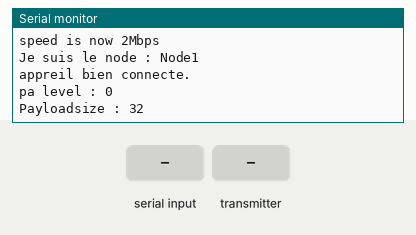
A sketch run on a simulated Arduino Mega 2560, built with avr-gcc and run on an emulated ATmega2560. Parts: the last lines printed to the serial monitor. The test bench sets the inputs (shaded band). No radio packets arrive unless stated.

Above: at 1.2 s.
1.3 s: "T" received over Serial
At 2.3 s:
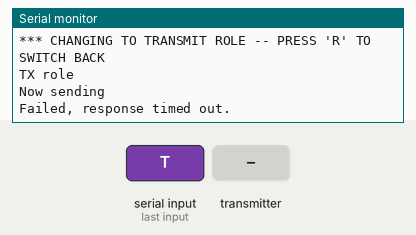
2.8 s: the transmitter starts sending got_time.0 = 0
At 4.5 s:
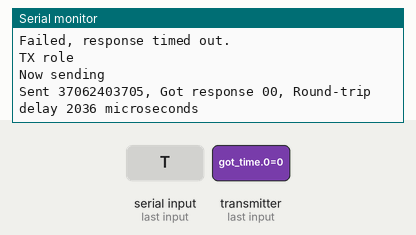
5.8 s: "R" received over Serial
At 7.3 s:
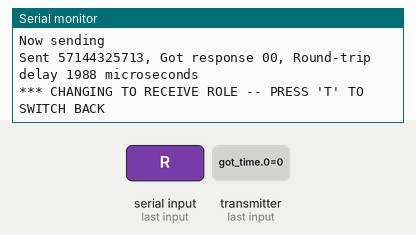

The sketch:

GettingStarted.ino
```cpp
/*
* Getting Started example sketch for nRF24L01+ radios
* This is a very basic example of how to send data from one node to another
* Updated: Dec 2014 by TMRh20
*/

#include <SPI.h>
#include "RF24.h"

/****************** User Config ***************************/
/***      Set this radio as radio number 0 or 1         ***/
bool radioNumber = 0;

/* Hardware configuration: Set up nRF24L01 radio on SPI bus plus pins 7 & 8 */
// RF24 radio(7,8);
RF24 radio(48,49); // verion robot maquette
/**********************************************************/

byte addresses[][6] = {"Node1","Node2"};

// Used to control whether this node is sending or receiving
bool role = 0;
unsigned long cpt = 0;
void setup() {
  Serial.begin(500000);
  Serial.println(F("RF24/examples/GettingStarted"));
  Serial.println(F("*** PRESS 'T' to begin transmitting to the other node"));

  radio.begin();

  // Set the PA Level low to prevent power supply related issues since this is a
 // getting_started sketch, and the likelihood of close proximity of the devices. RF24_PA_MAX is default.
  radio.setPALevel(RF24_PA_MAX);
  if( radio.setDataRate( RF24_2MBPS ) ) Serial.println("speed is now 2Mbps");


  // Open a writing and reading pipe on each radio, with opposite addresses
  if(radioNumber){
    radio.openWritingPipe(addresses[1]);
    radio.openReadingPipe(1,addresses[0]);
    Serial.print("Je suis le node : ");Serial.println( (char *)addresses[1] );
  }else{
    radio.openWritingPipe(addresses[0]);
    radio.openReadingPipe(1,addresses[1]);
    Serial.print("Je suis le node : ");Serial.println( (char *)addresses[0] );
  }
  if ( !radio.isChipConnected() ){
      Serial.println(" Pb connection ! Aborted.");
      for(;;);
  } else {
      Serial.println( "appreil bien connecte.");
      // for(;;);
  }
  Serial.print("pa level : "); Serial.println( radio.getPALevel() );
  Serial.print("Payloadsize : ");Serial.println( radio.getPayloadSize() );

  // Start the radio listening for data
  radio.startListening();
}

void loop() {


/****************** Ping Out Role ***************************/
if (role == 1)  {
    Serial.println("TX role");
    radio.stopListening();                                    // First, stop listening so we can talk.


    Serial.println(F("Now sending"));

    // unsigned long start_time = micros();                             // Take the time, and send it.  This will block until complete
    unsigned long start_time[2];
    start_time[0]= micros();                             // Take the time, and send it.  This will block until complete
    start_time[1]= millis();
    unsigned long tx_time = micros();
     if (!radio.write( start_time, 2*sizeof(unsigned long) )){
       Serial.println(F("failed"));
     }
    // Serial.print("TX time = ");Serial.println( micros() - tx_time );
    radio.startListening();                                    // Now, continue listening

    unsigned long started_waiting_at = micros();               // Set up a timeout period, get the current microseconds
    boolean timeout = false;                                   // Set up a variable to indicate if a response was received or not

    while ( ! radio.available() ){                             // While nothing is received
      if (micros() - started_waiting_at > 200000 ){            // If waited longer than 200ms, indicate timeout and exit while loop
          timeout = true;
          break;
      }
    }

    if ( timeout ){                                             // Describe the results
        Serial.println(F("Failed, response timed out."));
    }else{
        unsigned long got_time[2];                                 // Grab the response, compare, and send to debugging spew
        radio.read( got_time, 2*sizeof(unsigned long) );
        unsigned long end_time = micros();

        // Spew it
        Serial.print(F("Sent "));
        Serial.print(start_time[0]);
        Serial.print(start_time[1]);
        Serial.print(F(", Got response "));
        Serial.print(got_time[0]);
        Serial.print(got_time[1]);
        Serial.print(F(", Round-trip delay "));
        Serial.print(end_time-start_time[0]);
        Serial.println(F(" microseconds"));
    }

    // Try again 1s later
    delay(1000);
  }


/****************** Pong Back Role ***************************/

if ( role == 0 ){
    // unsigned long got_time;
    unsigned long got_time[2];
    // Serial.print("Role peroquet.");
    // Serial.println( cpt++);
    if( radio.available()){
        // Variable for the received timestamp
        while (radio.available()) {                                   // While there is data ready
            radio.read( got_time, 2*sizeof(unsigned long) );             // Get the payload
        }

        radio.stopListening();                                        // First, stop listening so we can talk
        radio.write( got_time, 2*sizeof(unsigned long) );              // Send the final one back.
        radio.startListening();                                       // Now, resume listening so we catch the next packets.
        // Serial.print(F("Sent response "));
        // Serial.println(got_time);
    }
}


/****************** Change Roles via Serial Commands ***************************/

  if ( Serial.available() )
  {
    char c = toupper(Serial.read());
    if ( c == 'T' && role == 0 ){
      Serial.println(F("*** CHANGING TO TRANSMIT ROLE -- PRESS 'R' TO SWITCH BACK"));
      role = 1;                  // Become the primary transmitter (ping out)

   }else
    if ( c == 'R' && role == 1 ){
      Serial.println(F("*** CHANGING TO RECEIVE ROLE -- PRESS 'T' TO SWITCH BACK"));
       role = 0;                // Become the primary receiver (pong back)
       radio.startListening();

    }
  }


} // Loop
```

Measured:
- after the input at 1.3 s, the serial monitor: prints a new line at once (image 1)
- after the input at 2.8 s, the serial monitor: prints a new line after 0.91 s (image 2)
- after the input at 5.8 s, the serial monitor: prints a new line after 0.92 s (image 3)
